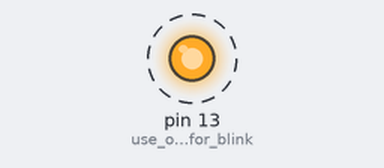
Recording of a sketch running on a simulated Arduino Uno, built with avr-gcc and run on an emulated ATmega328P. Parts: output pins drawn as LEDs (lit = HIGH). Dashed ring = blinking.

Above: at 0.12 s.
Timing chart, 0 to 3.0 s (numbered marks = the images above):
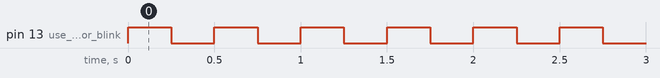

The sketch:

BluFeather_Blink.ino
```cpp
/***
  Blink - Turns an onboard LED on and off repeatedly.

  Materials Schedule
   (1) Adafruit Feather 32u4 Bluefruit LE with stacking headers
     https://learn.adafruit.com/adafruit-feather-32u4-bluefruit-le?view=all#overview
   (1) Sparkfun Cerberus USB Cable
     https://www.sparkfun.com/products/12016

  Assembly
   1.Update Arduino software
     a.Arduino->Preferences->Additional Boards URL->https://adafruit.github.io/arduino-board-index/package_adafruit_index.json
     b.Tools->Boards Manager->Contributed->Adafruit AVR Boards
     c.Tools->Board->Adafruit Feather 32u4
     d.Tools-Port->/dev/cu.usbmodem1D11201 (Adafruit Feather 32u4)
   2.Attach Cerberus USB Cable to Feather and Laptop
   3.Verify/compile & upload program to Feather
     a.Sketch->Verify/Compile
     b.Sketch->Upload

  Engineering
   Arduino
     http://www.arduino.cc/en/Tutorial/Blink
     modified 8 May 2014 by Scott Fitzgerald
     modified 2 Sep 2016 by Arturo Guadalupi
     modified 8 Sep 2016 by Colby Newman
   ATS
     https://www.youtube.com/channel/UCDuWq2wFqeVII1KC7grySRg
     https://github.com/AnchorageBot
     modified August 2019

***/

// === Gobal constants and variables ============

 long BlinkTime = 250;           // milliseconds of on/off time

//=== Setup code here, runs once ================

void setup() {

  pinMode(LED_BUILTIN, OUTPUT); // use onboard LED for blinking
}

//=== Main code here, runs/loops repeatedly=====

void loop() {
  digitalWrite(LED_BUILTIN, HIGH);   // turn the LED on
  delay(BlinkTime);
  digitalWrite(LED_BUILTIN, LOW);    // turn the LED off
  delay(BlinkTime);
}
```

Measured:
- by itself, pin 13 (use_onboard_LED_for_blink): alternates HIGH for 0.25 s and LOW for 0.25 s
